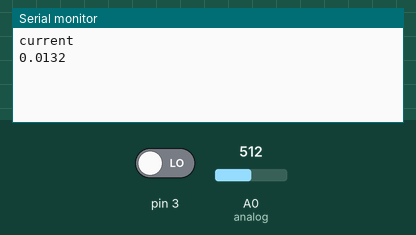
Recording of a sketch running on a simulated Arduino Uno, built with avr-gcc and run on an emulated ATmega328P. Shown: the last lines printed to the serial monitor. Inputs (shaded band) come from the test bench; at power-on: A0 (analog) = 512, pin 3 LOW.

Above: at 1.2 s.
1.3 s: A0 (analog) set to 716
At 2.6 s:
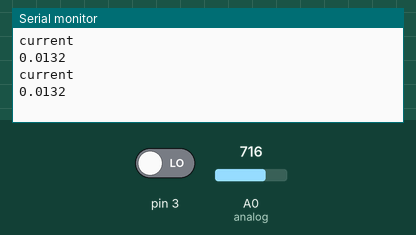
2.8 s: A0 (analog) set to 900
At 4.0 s:
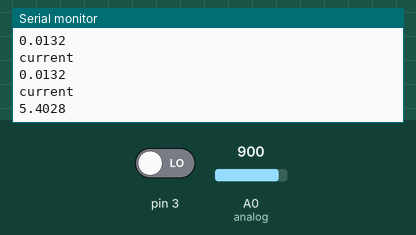
Timing chart, 0 to 5.8 s (numbered marks = the images above; inputs shaded):
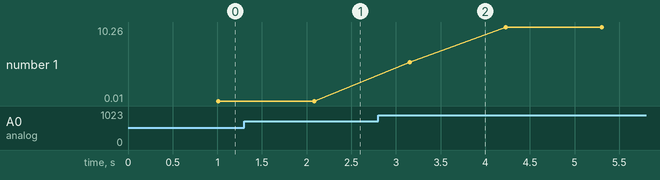

Measured:
- plotted number 1: 0.01 → 10.26 after the input at 2.8 s

The sketch:

sketch_feb18a.ino
```cpp
#include <LiquidCrystal.h>
  LiquidCrystal lcd(8,9,10,11,12,13);
float a;
int b;
int c;
float analog=A0;
float current=0;
float cal=0;
float voltage=0;
float offset=2.5;
float sensitivity=0.185;


void setup() {
Serial.begin(9600);
pinMode(3 , INPUT);
}

void loop() {
  cal=analogRead(analog);
  voltage=(cal*5)/1023;
  current=(voltage-offset)/sensitivity;
a = pulseIn(3 , HIGH)/539.90;

lcd.print(" Phase is ");
lcd.print(a);
Serial.println("current");
Serial.println(current,4);
delay(70);
lcd.clear();


}
```
